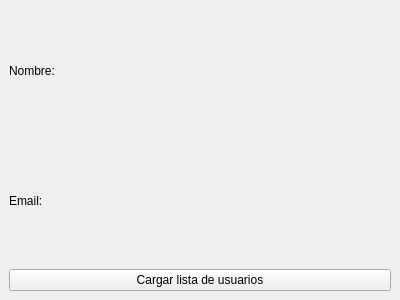
<?xml version="1.0" encoding="UTF-8"?>
<ui version="4.0">
 <class>MainWindow</class>
 <widget class="QMainWindow" name="MainWindow">
  <property name="geometry">
   <rect>
    <x>100</x>
    <y>100</y>
    <width>400</width>
    <height>300</height>
   </rect>
  </property>
  <property name="windowTitle">
   <string>Dashboard</string>
  </property>
  <widget class="QWidget" name="centralWidget">
   <layout class="QVBoxLayout" name="verticalLayout">
    <item>
     <widget class="QLabel" name="label_nombre">
      <property name="text">
       <string>Nombre: </string>
      </property>
     </widget>
    </item>
    <item>
     <widget class="QLabel" name="label_email">
      <property name="text">
       <string>Email: </string>
      </property>
     </widget>
    </item>
    <item>
     <widget class="QPushButton" name="pushButton_lista">
      <property name="text">
       <string>Cargar lista de usuarios</string>
      </property>
     </widget>
    </item>
   </layout>
  </widget>
 </widget>
 <resources/>
 <connections/>
</ui>
